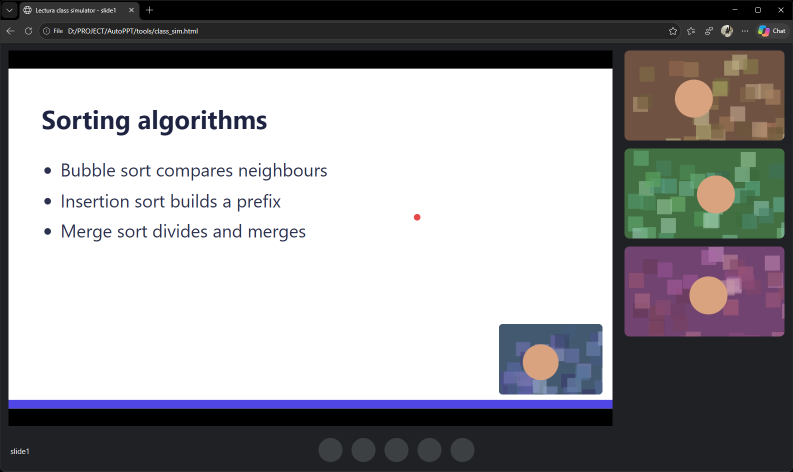
#> input picture tests/fixtures/sim_window_slide1.png, 1586 x 943 px (shown at 1/2 size)
$ python -i dedupe.py   (imports and definitions only)
#> lines starting #> are read from the running program, lines starting #| are printed output that depends on the picture; after the words box and inside, x2 and y2 are one past the last pixel; in counts of white or black regions, pixels touching at a corner belong together
#> further down, picture is the input picture: shape (943, 1586, 3); mean B, G, R 155.7, 153.2, 154.4
"""Blank-frame and near-duplicate checks for committed captures."""

from __future__ import annotations

import cv2
import numpy as np

FP_WIDTH = 320          # fingerprint width (px)
DIFF_T = 30             # gray difference that counts as "different"
CONTENT_T = 30          # gray distance from background that counts as content


def _fingerprint(img: np.ndarray) -> np.ndarray:
    g = img if img.ndim == 2 else cv2.cvtColor(img, cv2.COLOR_BGR2GRAY)
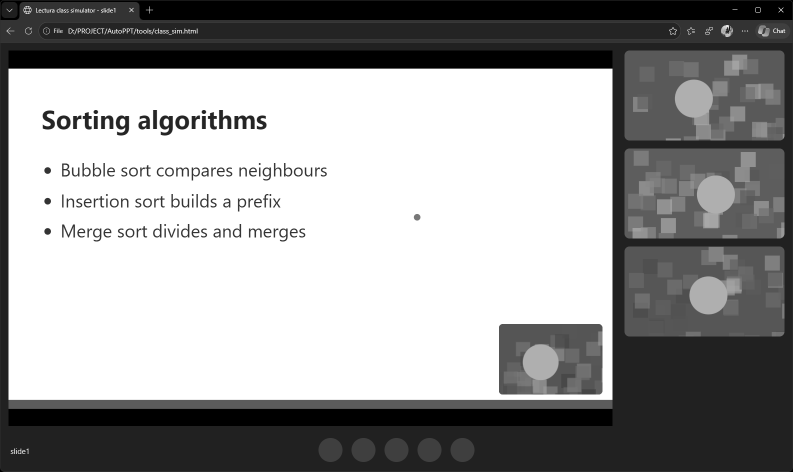
#> g: shape (943, 1586) (shown at 1/2 size); min 0, max 255, mean 153.8
    h, w = g.shape
#> h = 943; w = 1586
    fh = max(1, round(h * FP_WIDTH / w))
#> fh = 190
    g = cv2.resize(g, (FP_WIDTH, fh), interpolation=cv2.INTER_AREA)
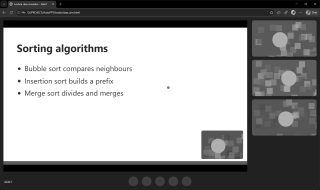
#> g: shape (190, 320); min 0, max 255, mean 153.8
    return cv2.GaussianBlur(g, (3, 3), 0)
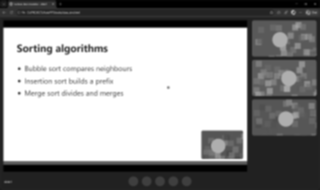
#> returned value: shape (190, 320); min 0, max 255, mean 153.9


# [31 lines left out: functions background_level, changed_pixels, not called in this run]


def ink_mask(g: np.ndarray, mask: np.ndarray | None = None, k: int | None = None,
             t: int = CONTENT_T) -> np.ndarray:
    """Fine detail: text, handwriting, chalk, thin lines (dark-on-light and light-on-dark).

    Uses morphological top-hats, so large flat areas (page background, black letterbox
    bars, an empty board) never count as content, whatever their colour.
    """
#> called with t = 30
    if k is None:
        k = max(5, int(round(g.shape[1] / 60)) | 1)  # ~11 px at 640 wide
#> k = 5
    kernel = cv2.getStructuringElement(cv2.MORPH_RECT, (k, k))
    dark = cv2.morphologyEx(g, cv2.MORPH_BLACKHAT, kernel)   # dark strokes on light
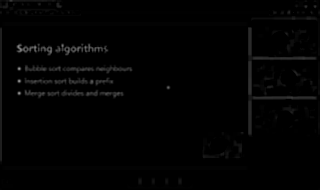
#> dark: shape (190, 320); min 0, max 145, mean 2.5
    light = cv2.morphologyEx(g, cv2.MORPH_TOPHAT, kernel)    # light strokes on dark
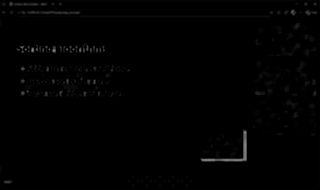
#> light: shape (190, 320); min 0, max 133, mean 1.6
    c = (dark > t) | (light > t)
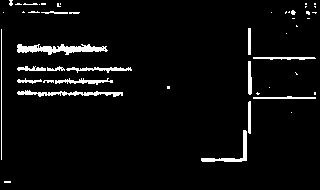
#> c: shape (190, 320) bool; 4.5% white; 48 white regions (30 under 20 px), largest, box (x1, y1, x2, y2) and area: (17, 44, 108, 55) 551, (17, 90, 123, 97) 346, (201, 130, 247, 162) 270
    return c & mask if mask is not None else c


def content_mask(g: np.ndarray, mask: np.ndarray | None = None) -> np.ndarray:
    return ink_mask(g, mask)


# [6 lines left out: function is_blank, not called in this run]


class Deduper:
    """Remembers committed captures and flags ones that add nothing new.

    A capture is redundant when its content is already present in an earlier
    capture: an identical revisit, or a revisit whose slide build has not finished
    yet (fewer bullets than the earlier capture).
    """

    def __init__(self, tolerance: float = 0.04):
        self.tolerance = tolerance
        self._entries: list[tuple[np.ndarray, np.ndarray, float]] = []  # fp, dilated ink, density

    def __len__(self) -> int:
        return len(self._entries)

    def clear(self) -> None:
        self._entries.clear()

    def add(self, img: np.ndarray) -> None:
        fp = _fingerprint(img)
        self._entries.append((fp, content_mask(fp), float(content_mask(fp).mean())))

    def remove_at(self, index: int) -> None:
        if 0 <= index < len(self._entries):
            del self._entries[index]

    def is_redundant(self, img: np.ndarray) -> bool:
        """Is every bit of ink in `img` already in one earlier capture?

        Brightness is matched first, so a dimmed or brighter copy of a slide still matches.
        """
        fp = _fingerprint(img)
        ink = content_mask(fp)
        n_ink = int(ink.sum())
#> n_ink = 2757
        density = n_ink / ink.size
#> density = 0.0453
        for old_fp, _old_ink, old_density in self._entries:
            if old_fp.shape != fp.shape:
                if abs(old_fp.shape[0] - fp.shape[0]) > 2:
                    continue  # different aspect ratio: different crop, not comparable
                old_fp = cv2.resize(old_fp, (fp.shape[1], fp.shape[0]),
                                    interpolation=cv2.INTER_AREA)
            diff = changed_pixels(old_fp, fp)
            if n_ink == 0:
                if diff.mean() < 0.005:
                    return True
                continue
            # a busy picture would "contain" almost anything: only compare like with like
            if old_density > max(0.25, 4 * density):
                continue
            missing = int((diff & ink).sum())  # content of the new image not in the old one
            if missing / n_ink < self.tolerance and diff.mean() < 0.35:
                return True
        return False

>>> import cv2
>>> picture = cv2.imread('../tests/fixtures/sim_window_slide1.png')
>>> result = Deduper().is_redundant(picture)
#> result = False
